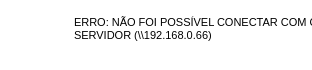
<?xml version="1.0" encoding="UTF-8"?>
<ui version="4.0">
 <class>MainWindow</class>
 <widget class="QMainWindow" name="MainWindow">
  <property name="geometry">
   <rect>
    <x>0</x>
    <y>0</y>
    <width>312</width>
    <height>70</height>
   </rect>
  </property>
  <property name="minimumSize">
   <size>
    <width>312</width>
    <height>70</height>
   </size>
  </property>
  <property name="maximumSize">
   <size>
    <width>312</width>
    <height>70</height>
   </size>
  </property>
  <property name="windowTitle">
   <string>ERRO 001</string>
  </property>
  <property name="windowIcon">
   <iconset>
    <normaloff>../SCR/maloch.ico</normaloff>../SCR/maloch.ico</iconset>
  </property>
  <property name="styleSheet">
   <string notr="true">background-color: rgb(255, 255, 255);</string>
  </property>
  <widget class="QWidget" name="centralwidget">
   <widget class="QTextEdit" name="textEdit">
    <property name="geometry">
     <rect>
      <x>70</x>
      <y>12</y>
      <width>261</width>
      <height>61</height>
     </rect>
    </property>
    <property name="styleSheet">
     <string notr="true">border-color: rgb(255, 255, 255);
border-radius:1px;</string>
    </property>
    <property name="readOnly">
     <bool>true</bool>
    </property>
    <property name="html">
     <string>&lt;!DOCTYPE HTML PUBLIC &quot;-//W3C//DTD HTML 4.0//EN&quot; &quot;http://www.w3.org/TR/REC-html40/strict.dtd&quot;&gt;
&lt;html&gt;&lt;head&gt;&lt;meta name=&quot;qrichtext&quot; content=&quot;1&quot; /&gt;&lt;style type=&quot;text/css&quot;&gt;
p, li { white-space: pre-wrap; }
&lt;/style&gt;&lt;/head&gt;&lt;body style=&quot; font-family:'MS Shell Dlg 2'; font-size:8.25pt; font-weight:400; font-style:normal;&quot;&gt;
&lt;p style=&quot; margin-top:0px; margin-bottom:0px; margin-left:0px; margin-right:0px; -qt-block-indent:0; text-indent:0px;&quot;&gt;&lt;span style=&quot; font-size:8pt;&quot;&gt;ERRO: NÃO FOI POSSÍVEL CONECTAR COM O SERVIDOR (\\192.168.0.66)&lt;/span&gt;&lt;/p&gt;&lt;/body&gt;&lt;/html&gt;</string>
    </property>
   </widget>
   <widget class="QPushButton" name="pushButton">
    <property name="geometry">
     <rect>
      <x>10</x>
      <y>10</y>
      <width>51</width>
      <height>41</height>
     </rect>
    </property>
    <property name="styleSheet">
     <string notr="true">background-color: rgb(255, 255, 255);
border-radius: 1px;
</string>
    </property>
    <property name="text">
     <string/>
    </property>
    <property name="icon">
     <iconset>
      <normaloff>../SCR/erro.jpg</normaloff>../SCR/erro.jpg</iconset>
    </property>
    <property name="iconSize">
     <size>
      <width>33</width>
      <height>45</height>
     </size>
    </property>
   </widget>
  </widget>
  <widget class="QStatusBar" name="statusbar"/>
 </widget>
 <resources/>
 <connections/>
</ui>
